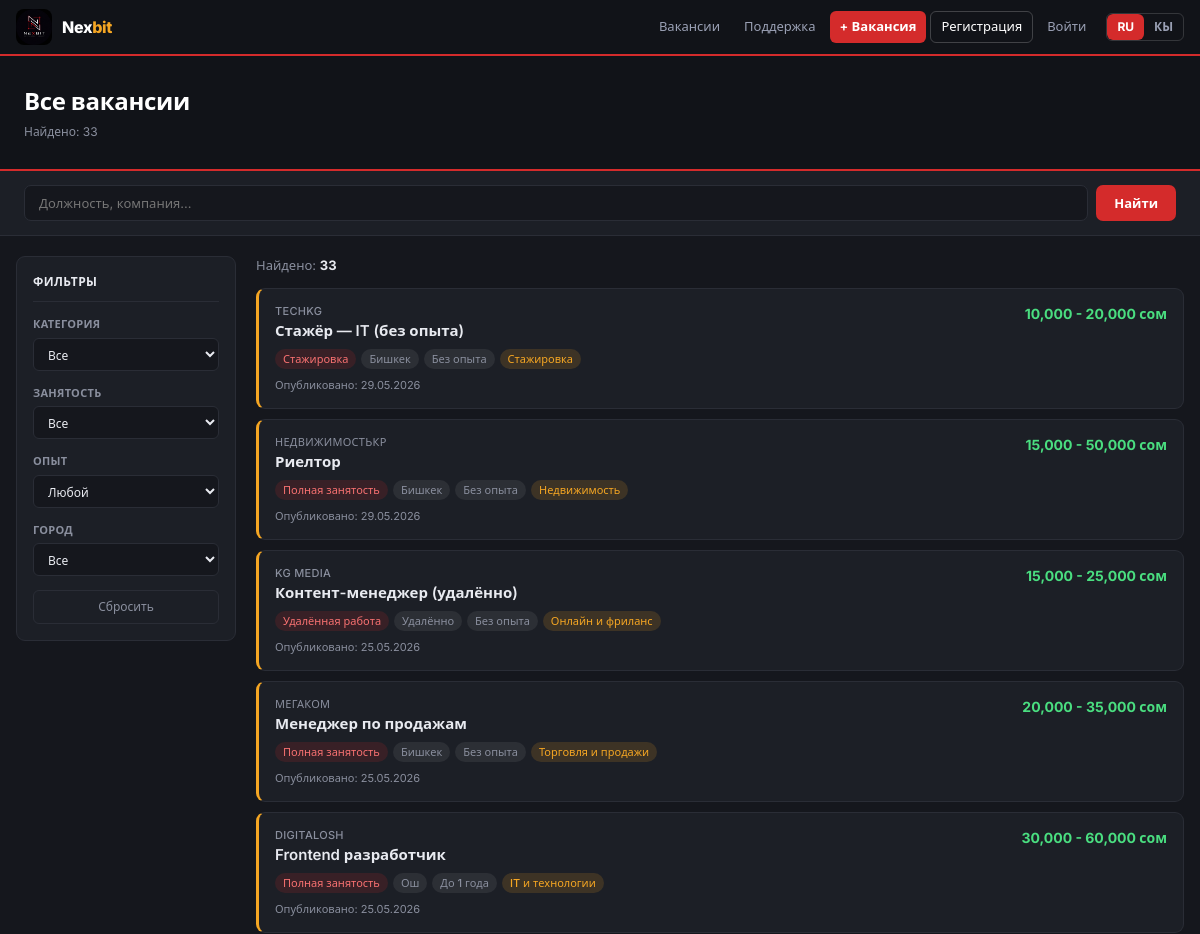
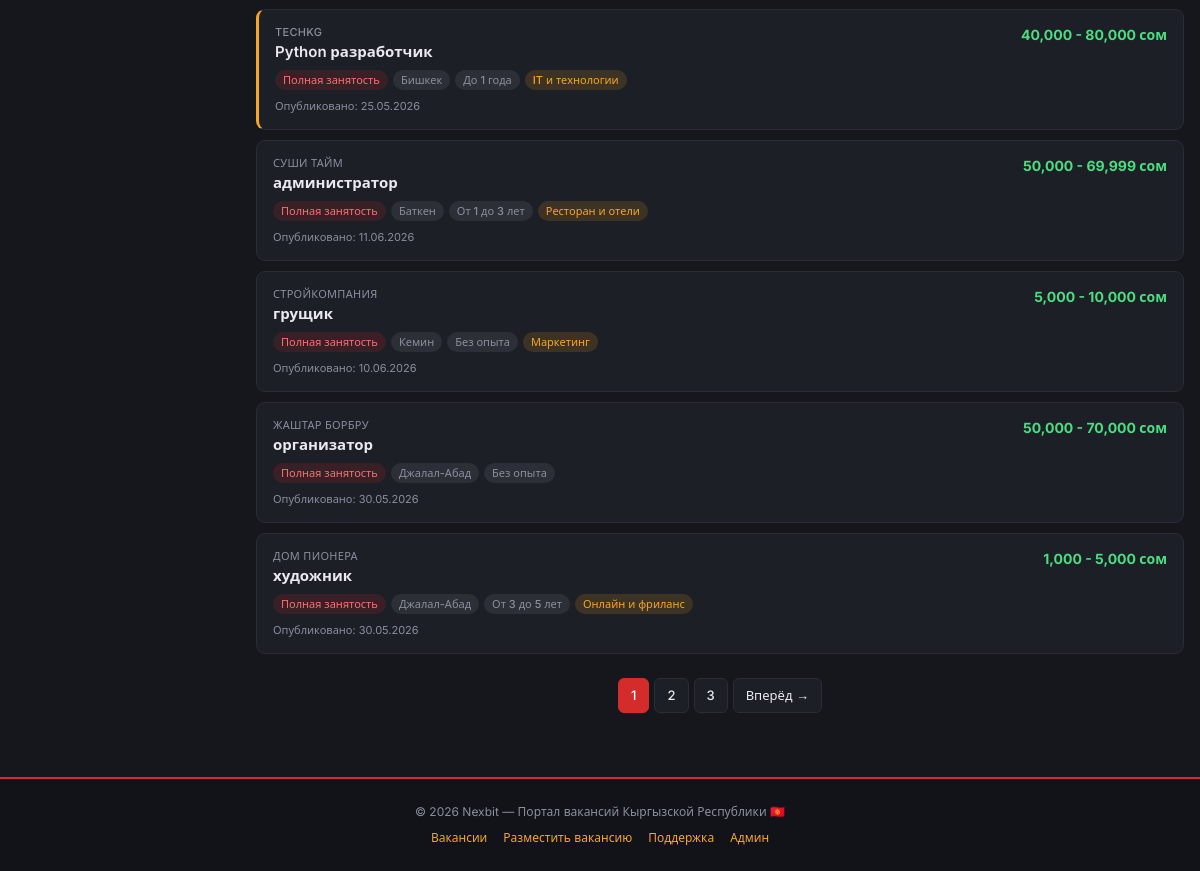
Page /vacancies/ on the committed database (2 pictures, top to bottom).
### core/models.py (models this page shows, shortened)
class Job(models.Model):
    EMPLOYMENT_CHOICES = [
        ('full', 'Полная занятость'),
        ('part', 'Частичная занятость'),
        ('intern', 'Стажировка'),
        ('remote', 'Удалённая работа'),
    ]
    EXPERIENCE_CHOICES = [
        ('none', 'Без опыта'),
        ('1year', 'До 1 года'),
        ('3years', 'От 1 до 3 лет'),
        ('5years', 'От 3 до 5 лет'),
    ]
    CITY_CHOICES = [
        ('Бишкек', 'Бишкек'),
        ('Ош', 'Ош'),
        ('Джалал-Абад', 'Джалал-Абад'),
        ('Каракол', 'Каракол'),
        ('Токмок', 'Токмок'),
        ('Нарын', 'Нарын'),
        ('Талас', 'Талас'),
        ('Баткен', 'Баткен'),
        ('Кант', 'Кант'),
        ('Кара-Балта', 'Кара-Балта'),
        ('Узген', 'Узген'),
        ('Балыкчы', 'Балыкчы'),
        ('Чолпон-Ата', 'Чолпон-Ата'),
        ('Майлуу-Суу', 'Майлуу-Суу'),
        ('Сулюкта', 'Сулюкта'),
        ('Кок-Жангак', 'Кок-Жангак'),
        ('Кемин', 'Кемин'),
        ('Таш-Кумыр', 'Таш-Кумыр'),
        ('Удалённо', 'Удалённо'),
    ]
    STATUS_CHOICES = [
        ('pending', 'На проверке'),
        ('approved', 'Одобрена'),
        ('rejected', 'Отклонена'),
    ]
    title = models.CharField(max_length=200, verbose_name='Должность')
    company = models.CharField(max_length=200, verbose_name='Организация')
    author = models.ForeignKey(User, on_delete=models.SET_NULL, null=True, blank=True, related_name='jobs')
    category = models.ForeignKey(Category, on_delete=models.SET_NULL, null=True, blank=True, related_name='jobs')
    location = models.CharField(max_length=150, choices=CITY_CHOICES, default='Бишкек')
    employment_type = models.CharField(max_length=20, choices=EMPLOYMENT_CHOICES, default='full')
    experience = models.CharField(max_length=20, choices=EXPERIENCE_CHOICES, default='none')
    salary_from = models.PositiveIntegerField(null=True, blank=True)
    salary_to = models.PositiveIntegerField(null=True, blank=True)
    description = models.TextField()
    requirements = models.TextField(blank=True)
    responsibilities = models.TextField(blank=True)
    contact_email = models.EmailField()
    contact_phone = models.CharField(max_length=30, blank=True)
    is_active = models.BooleanField(default=False)
    is_featured = models.BooleanField(default=False)
    status = models.CharField(max_length=20, choices=STATUS_CHOICES, default='pending')
    views_count = models.PositiveIntegerField(default=0, verbose_name='Просмотры')
    created_at = models.DateTimeField(auto_now_add=True)
    updated_at = models.DateTimeField(auto_now=True)
    class Meta:
        verbose_name = 'Вакансия'
        verbose_name_plural = 'Вакансии'
        ordering = ['-is_featured', '-created_at']
    def get_salary_display(self):
        if self.salary_from and self.salary_to:
            return f'{self.salary_from:,} - {self.salary_to:,} сом'
        elif self.salary_from:
            return f'от {self.salary_from:,} сом'
        elif self.salary_to:
            return f'до {self.salary_to:,} сом'
        return 'По договорённости'

class Category(models.Model):
    name = models.CharField(max_length=100)
    slug = models.SlugField(unique=True)
    class Meta:
        verbose_name = 'Категория'
        verbose_name_plural = 'Категории'

### core/views.py (the view, shortened to what this page needs)
# urls.py: path('vacancies/', views.job_list_view, name='job_list'),
def job_list_view(request):
    jobs = Job.objects.filter(is_active=True).order_by('-is_featured', '-created_at')
    search_query = request.GET.get('q', '').strip()
    current_category = request.GET.get('category', '')
    current_employment = request.GET.get('employment_type', '')
    current_experience = request.GET.get('experience', '')
    current_location = request.GET.get('location', '')
    if current_category:
        jobs = jobs.filter(category__slug=current_category)
    if current_employment:
        jobs = jobs.filter(employment_type=current_employment)
    if current_experience:
        jobs = jobs.filter(experience=current_experience)
    if current_location:
        jobs = jobs.filter(location=current_location)
    total_found = jobs.count()
    paginator = Paginator(jobs, 10)
    page_number = request.GET.get('page')
    page_obj = paginator.get_page(page_number)
    return render(request, 'core/job_list.html', {
        'page_obj': page_obj,
        'search_query': search_query,
        'categories': Category.objects.all(),
        'current_category': current_category,
        'current_employment': current_employment,
        'current_experience': current_experience,
        'current_location': current_location,
        'total_found': total_found,
        'employment_choices': Job.EMPLOYMENT_CHOICES,
        'experience_choices': Job.EXPERIENCE_CHOICES,
        'city_choices': Job.CITY_CHOICES,
    })

### core/context_processors.py (called while the page is built)
def lang_context(request):
    lang = request.session.get('lang', 'ru')
    trans = TRANSLATIONS.get(lang, {})
    return {
        'LANG': lang,
        'T': trans,
        'is_ky': lang == 'ky',
    }

### core/templates/core/job_list.html (shortened to what this page needs)
{% extends 'core/base.html' %}
{% block content %}
<div class="page-header">
    <div style="max-width:1200px;margin:0 auto;">
        <h1>{% if is_ky %}Бардык жумуштар{% else %}Все вакансии{% endif %}</h1>
        <p>{% if is_ky %}Жумуш табылды{% else %}Найдено{% endif %}: {{ total_found }}</p>
    </div>
</div>
<div class="search-bar">
    <form method="GET" action="{% url 'core:job_list' %}" class="search-form">
        <input type="text" name="q" class="search-input" placeholder="{% if is_ky %}Кызмат орду, компания...{% else %}Должность, компания...{% endif %}" value="{{ search_query }}">
        <button type="submit" class="search-btn">{% if is_ky %}Издөө{% else %}Найти{% endif %}</button>
    </form>
</div>
<div class="list-layout">
    <aside>
        <form method="GET" action="{% url 'core:job_list' %}" id="filter-form">
            <div class="filters">
                <div class="filter-title">{% if is_ky %}Чыпкалар{% else %}Фильтры{% endif %}</div>
                <div class="filter-group">
                    <label class="filter-label">{% if is_ky %}Категория{% else %}Категория{% endif %}</label>
                    <select name="category" class="filter-select" onchange="document.getElementById('filter-form').submit()">
                        <option value="">{% if is_ky %}Баары{% else %}Все{% endif %}</option>
                    </select>
                </div>
                <div class="filter-group">
                    <label class="filter-label">{% if is_ky %}Иш түрү{% else %}Занятость{% endif %}</label>
                    <select name="employment_type" class="filter-select" onchange="document.getElementById('filter-form').submit()">
                        <option value="">{% if is_ky %}Баары{% else %}Все{% endif %}</option>
                    </select>
                </div>
                <div class="filter-group">
                    <label class="filter-label">{% if is_ky %}Тажрыйба{% else %}Опыт{% endif %}</label>
                    <select name="experience" class="filter-select" onchange="document.getElementById('filter-form').submit()">
                        <option value="">{% if is_ky %}Каалаган{% else %}Любой{% endif %}</option>
                    </select>
                </div>
                <div class="filter-group">
                    <label class="filter-label">{% if is_ky %}Шаар{% else %}Город{% endif %}</label>
                    <select name="location" class="filter-select" onchange="document.getElementById('filter-form').submit()">
                        <option value="">{% if is_ky %}Баары{% else %}Все{% endif %}</option>
                    </select>
                </div>
                <a href="{% url 'core:job_list' %}" class="filter-reset">{% if is_ky %}Баштапкыга{% else %}Сбросить{% endif %}</a>
            </div>
        </form>
    </aside>
    <div>
        <div class="results-count">{% if is_ky %}Табылды{% else %}Найдено{% endif %}: <strong>{{ total_found }}</strong></div>
        {% for job in page_obj %}
        <a href="{% url 'core:job_detail' job.pk %}" class="job-row {% if job.is_featured %}featured{% endif %}">
            <div class="job-row-top">
                <div>
                    <div class="job-row-company">{{ job.company }}</div>
                    <div class="job-row-title">{{ job.title }}</div>
                </div>
                <div class="job-row-salary">{{ job.get_salary_display }}</div>
            </div>
            <div class="job-row-meta">
                <span class="badge badge-red">{{ job.get_employment_type_display }}</span>
                <span class="badge badge-gray">{{ job.location }}</span>
                <span class="badge badge-gray">{{ job.get_experience_display }}</span>
                {% if job.category %}<span class="badge badge-gold">{{ job.category.name }}</span>{% endif %}
            </div>
            <span class="job-row-date">{% if is_ky %}Жарыяланган{% else %}Опубликовано{% endif %}: {{ job.created_at|date:"d.m.Y" }}</span>
        </a>
        {% empty %}
        <div class="empty-state">
            <h3>{% if is_ky %}Жумуштар табылган жок{% else %}Вакансии не найдены{% endif %}</h3>
            <p>{% if is_ky %}Издөө параметрлерин өзгөртүп көрүңүз{% else %}Попробуйте изменить параметры поиска{% endif %}</p>
        </div>
        {% endfor %}
        {% if page_obj.has_other_pages %}
        <div class="pagination">
            {% for num in page_obj.paginator.page_range %}
                {% if page_obj.number == num %}
                <span class="page-link current">{{ num }}</span>
                {% elif num > page_obj.number|add:'-3' and num < page_obj.number|add:'3' %}
                <a href="?page={{ num }}&q={{ search_query }}&category={{ current_category }}&employment_type={{ current_employment }}&experience={{ current_experience }}&location={{ current_location }}" class="page-link">{{ num }}</a>
                {% endif %}
            {% endfor %}
            {% if page_obj.has_next %}
            <a href="?page={{ page_obj.next_page_number }}&q={{ search_query }}&category={{ current_category }}&employment_type={{ current_employment }}&experience={{ current_experience }}&location={{ current_location }}" class="page-link">{% if is_ky %}Алдыга{% else %}Вперёд{% endif %} →</a>
            {% endif %}
        </div>
        {% endif %}
    </div>
</div>
{% endblock %}

### core/templates/core/base.html (style rules this page uses)
*, *::before, *::after { box-sizing: border-box; margin: 0; padding: 0; }
:root { --red: #D42B2B; --red-dark: #A81E1E; --gold: #F5A623; --dark: #111318; --dark2: #1C1F26; --muted: #8A8F9E; --border: #2A2D36; --white: #FFFFFF; --bg: #15171D; --text: #E8EAF0; --green: #4ADE80; }
html, body { overflow-x: hidden; width: 100%; }
body { font-family: 'Inter', 'Segoe UI', sans-serif; background: var(--bg); color: var(--text); font-size: 14px; line-height: 1.5; }
a { text-decoration: none; color: inherit; }
.badge { display: inline-block; font-size: 11px; font-weight: 500; padding: 2px 8px; border-radius: 20px; }
.badge-red { background: rgba(212,43,43,0.15); color: #F87171; }
.badge-gray { background: rgba(255,255,255,0.07); color: var(--muted); }
.badge-gold { background: rgba(245,166,35,0.15); color: var(--gold); }

### core/templates/core/job_list.html (style rules this page uses)
.page-header { background: var(--dark); padding: 24px 16px; border-bottom: 2px solid var(--red); }
.page-header h1 { font-size: 20px; font-weight: 800; color: #fff; margin-bottom: 3px; letter-spacing: -0.3px; }
.page-header p { font-size: 12px; color: var(--muted); }
.search-bar { background: var(--dark2); border-bottom: 1px solid var(--border); padding: 12px 16px; }
.search-form { max-width: 1200px; margin: 0 auto; display: flex; gap: 8px; }
.search-input { flex: 1; padding: 9px 14px; border: 1.5px solid var(--border); border-radius: 7px; font-size: 13px; color: var(--text); background: var(--bg); outline: none; font-family: inherit; }
.search-btn { padding: 9px 18px; background: var(--red); color: #fff; border: none; border-radius: 7px; font-size: 13px; font-weight: 600; cursor: pointer; font-family: inherit; }
.list-layout { max-width: 1200px; margin: 20px auto; padding: 0 16px; display: grid; grid-template-columns: 220px 1fr; gap: 20px; align-items: start; }
.filters { background: var(--dark2); border: 1px solid var(--border); border-radius: 9px; padding: 16px; position: sticky; top: 70px; }
.filter-title { font-size: 12px; font-weight: 700; color: #E8EAF0; text-transform: uppercase; letter-spacing: 0.4px; margin-bottom: 14px; padding-bottom: 10px; border-bottom: 1px solid var(--border); }
.filter-group { margin-bottom: 14px; }
.filter-label { font-size: 11px; font-weight: 600; color: var(--muted); text-transform: uppercase; letter-spacing: 0.3px; margin-bottom: 5px; display: block; }
.filter-select { width: 100%; padding: 7px 10px; border: 1.5px solid var(--border); border-radius: 6px; font-size: 12px; color: var(--text); background: var(--bg); outline: none; cursor: pointer; font-family: inherit; }
.filter-reset { display: block; text-align: center; font-size: 12px; color: var(--muted); padding: 7px; border: 1px solid var(--border); border-radius: 6px; transition: all 0.2s; }
.results-count { font-size: 13px; color: var(--muted); margin-bottom: 12px; }
.results-count strong { color: #E8EAF0; font-weight: 700; }
.job-row { background: var(--dark2); border: 1px solid var(--border); border-radius: 9px; padding: 14px 16px; margin-bottom: 10px; display: block; transition: all 0.2s; position: relative; }
.job-row.featured { border-left: 3px solid var(--gold); }
.job-row-top { display: flex; align-items: flex-start; justify-content: space-between; margin-bottom: 8px; gap: 10px; }
.job-row-company { font-size: 11px; color: var(--muted); font-weight: 500; text-transform: uppercase; letter-spacing: 0.3px; margin-bottom: 2px; }
.job-row-title { font-size: 15px; font-weight: 600; color: #E8EAF0; line-height: 1.3; }
.job-row-salary { font-size: 14px; font-weight: 700; color: #4ADE80; white-space: nowrap; }
.job-row-meta { display: flex; flex-wrap: wrap; gap: 5px; margin-top: 8px; }
.job-row-date { font-size: 11px; color: var(--muted); margin-top: 8px; display: block; }
.pagination { display: flex; justify-content: center; gap: 5px; margin-top: 24px; padding-bottom: 16px; flex-wrap: wrap; }
.page-link { padding: 7px 12px; border: 1.5px solid var(--border); border-radius: 6px; font-size: 13px; font-weight: 500; color: var(--text); background: var(--dark2); transition: all 0.2s; display: inline-block; }
.page-link.current { background: var(--red); border-color: var(--red); color: #fff; }
@media (min-width: 769px) { .page-header { padding: 28px 24px; } }
@media (min-width: 769px) { .page-header h1 { font-size: 24px; } }
@media (min-width: 769px) { .search-bar { padding: 14px 24px; } }

### rows in the picture
Job: company "TECHKG", title "Стажёр — IT (без опыта)", salary "10,000 - 20,000 сом", employment_type "Стажировка", location "Бишкек", experience "Без опыта", category.name "Стажировка", created_at "29.05.2026"
Job: company "НЕДВИЖИМОСТЬКР", title "Риелтор", salary "15,000 - 50,000 сом", employment_type "Полная занятость", location "Бишкек", experience "Без опыта", category.name "Недвижимость", created_at "29.05.2026"
Job: company "KG MEDIA", title "Контент-менеджер (удалённо)", salary "15,000 - 25,000 сом", employment_type "Удалённая работа", location "Удалённо", experience "Без опыта", category.name "Онлайн и фриланс", created_at "25.05.2026"
Job: company "МЕГАКОМ", title "Менеджер по продажам", salary "20,000 - 35,000 сом", employment_type "Полная занятость", location "Бишкек", experience "Без опыта", category.name "Торговля и продажи", created_at "25.05.2026"
Job: company "DIGITALOSH", title "Frontend разработчик", salary "30,000 - 60,000 сом", employment_type "Полная занятость", location "Ош", experience "До 1 года", category.name "IT и технологии", created_at "25.05.2026"
Job: company "TECHKG", title "Python разработчик", salary "40,000 - 80,000 сом", employment_type "Полная занятость", location "Бишкек", experience "До 1 года", category.name "IT и технологии", created_at "25.05.2026"
Job: company "СУШИ ТАЙМ", title "администратор", salary "50,000 - 69,999 сом", employment_type "Полная занятость", location "Баткен", experience "От 1 до 3 лет", category.name "Ресторан и отели", created_at "11.06.2026"
Job: company "СТРОЙКОМПАНИЯ", title "грущик", salary "5,000 - 10,000 сом", employment_type "Полная занятость", location "Кемин", experience "Без опыта", category.name "Маркетинг", created_at "10.06.2026"
Job: company "ЖАШТАР БОРБРУ", title "организатор", salary "50,000 - 70,000 сом", employment_type "Полная занятость", location "Джалал-Абад", experience "Без опыта", created_at "30.05.2026"
Job: company "ДОМ ПИОНЕРА", title "художник", salary "1,000 - 5,000 сом", employment_type "Полная занятость", location "Джалал-Абад", experience "От 3 до 5 лет", category.name "Онлайн и фриланс", created_at "30.05.2026"

### other values in the picture
{{ total_found }} "33"
{{ num }} "1"
{{ num }} "2" "3"
